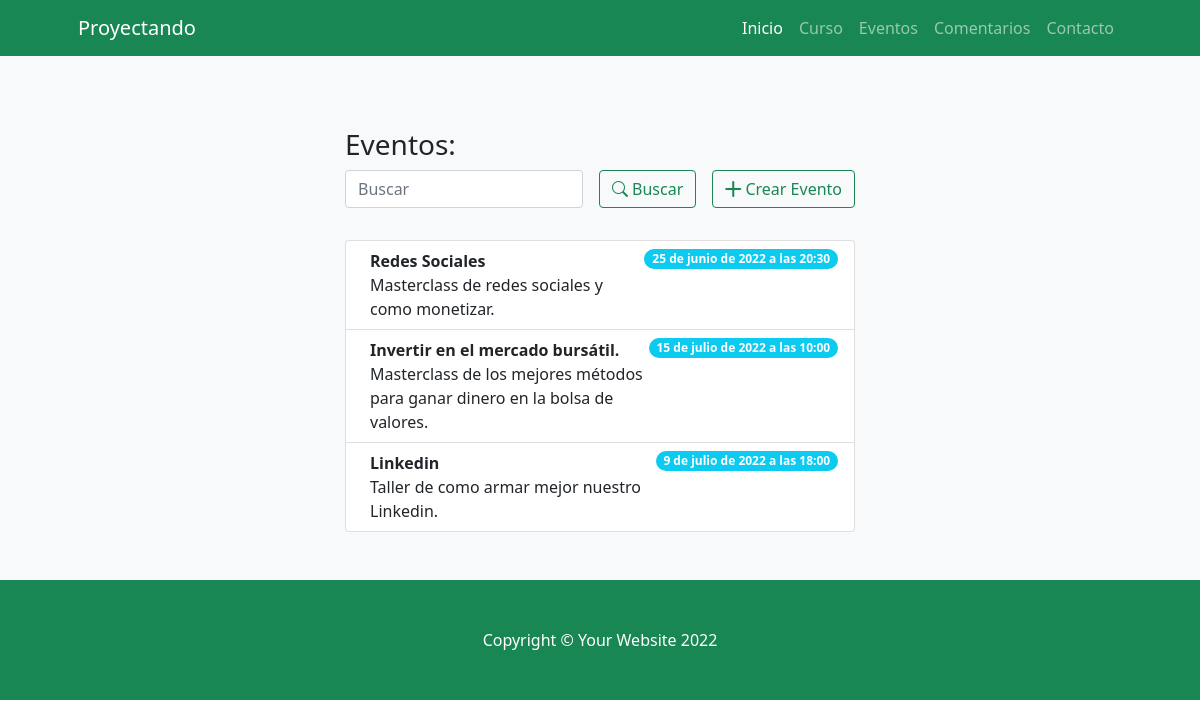
The app's page /proyecto_cursoApp/evento, older data.
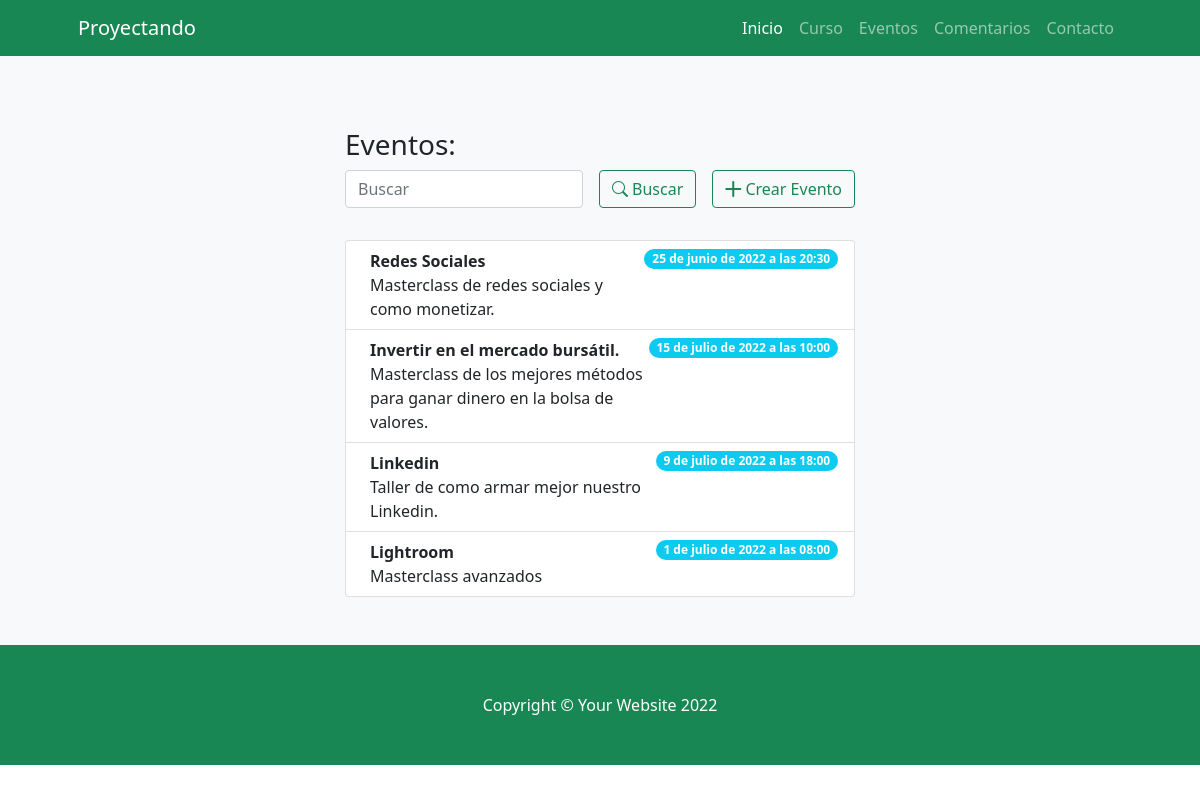
The same page, newer data.
### proyecto_cursoApp/models.py (models this page shows)
class Evento(models.Model):
    nombre = models.CharField(max_length=50)
    info = models.CharField(max_length=100)
    fecha = models.DateTimeField()

### proyecto_cursoApp/views.py (the view)
def evento (request):
    if request.method == "POST":
        buscar = request.POST["buscar"]
        if buscar != "":
            evento = Evento.objects.filter( Q(nombre__icontains=buscar)).values()
            return render(request,"proyecto_cursoApp/evento.html",{"evento":evento, "buscar":True, "busqueda":buscar})
    evento = Evento.objects.all()
    return render(request,"proyecto_cursoApp/evento.html",{"evento":evento, "buscar":False})

### proyecto_cursoApp/templates/proyecto_cursoApp/evento.html (shortened to what this page needs)
{% extends 'proyecto_cursoApp/base.html' %}
{% load static %}
{% block contenidoPagina %}
<section class="bg-light py-5">
  <div class="container px-5">
      <div class="row gx-6 justify-content-center">
          <div class="col-lg-6">
            <br>
        <div class="row gx-5 justify-content-center">
            <div class="col-lg-12">
                <h3>Eventos:</h3>
                <form class="d-flex my-2 my-lg-0" action="" method="post">
                    <input class="flex-grow-0 form-control mr-sm-2" type="search" name="buscar" placeholder="Buscar" aria-label="Search">
                    <button class="btn btn-outline-success text-nowrap ms-3 my-2 my-sm-0" type="submit"> <i class="bi bi-search"></i> Buscar</button>
                    <a class="btn btn-outline-success text-nowrap ms-3 my-2 my-sm-0" href="{% url 'crear_evento'%}"> <i class="bi bi-plus-lg"></i> Crear Evento</a>
                </form>
            </div>
        </div>
        <br>
              <ul class="list-group">
                  {% for x in evento %}
                      <li class="list-group-item d-flex justify-content-between align-items-start">
                          <div class="ms-2 me-auto">
                              <div class="fw-bold">{{x.nombre}}</div>
                                  {{x.info}}
                          </div>
                          <span class="badge bg-info rounded-pill">{{x.fecha}}</span>
                      </li>
                  {% endfor %}
              </ul>
          </div>
      </div>
  </div>
</section>
{% endblock %}

Row changes from the older to the newer data that the page shows:
added Evento: nombre "Lightroom", info "Masterclass avanzados", fecha "1 de julio de 2022 a las 08:00"
